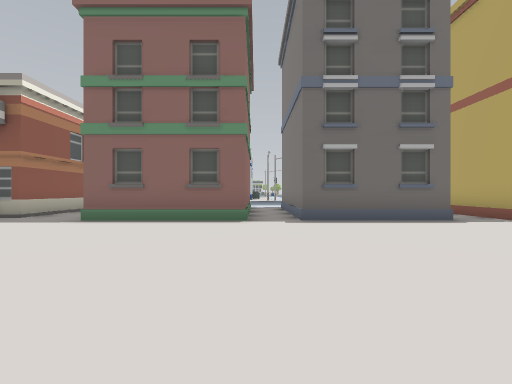
view 1 (above)

17 first-person views from a walk through a Unity game level. The camera is 1.2 m above the floor, looks level and sees 90° across. The floor is counted in squares, 2 m on a side. Each view is taken from the middle of a square. On the plan, view 1 faces up. The plan holds only what a view shows up to about 9 squares ahead; the rest is blank. The place goes on beyond the plan.

view 2
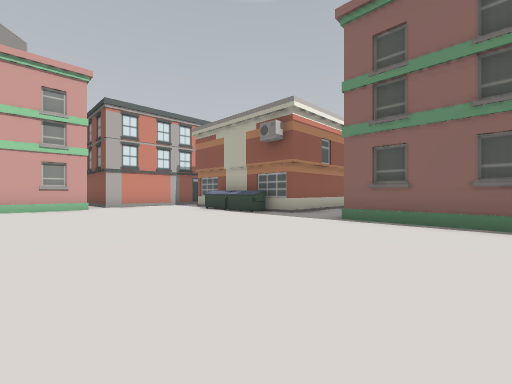

view 3
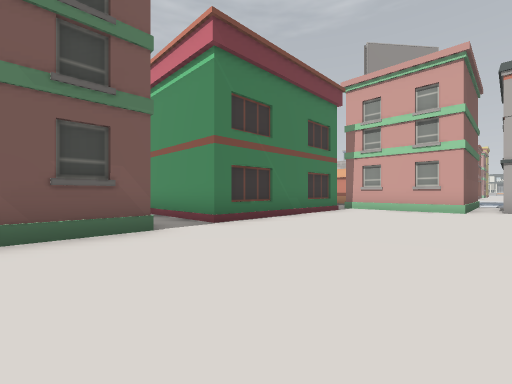

view 4
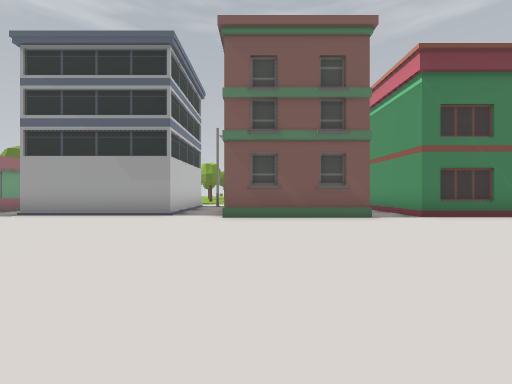

view 5
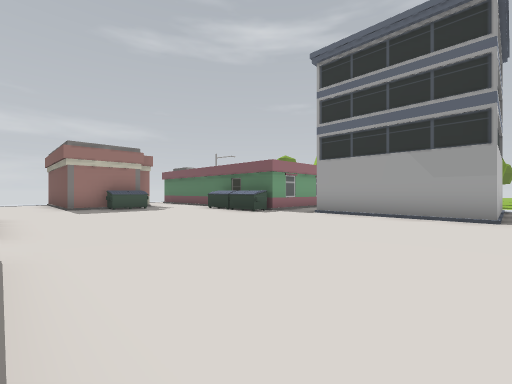

view 6
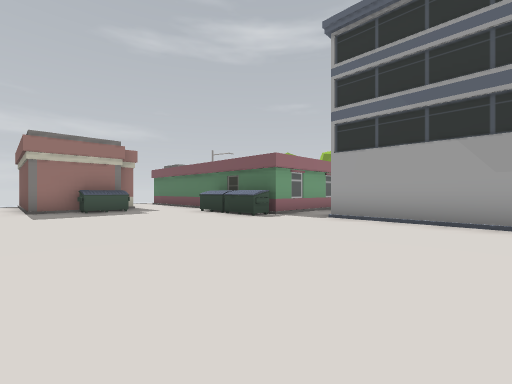

view 7
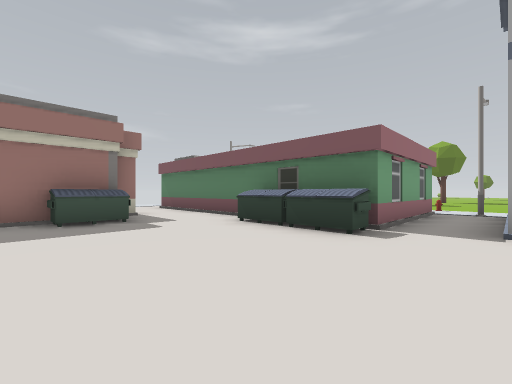

view 8
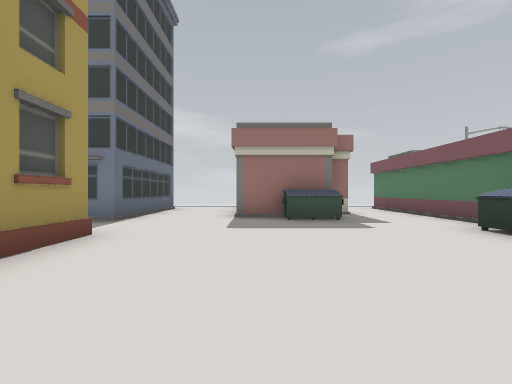

view 9
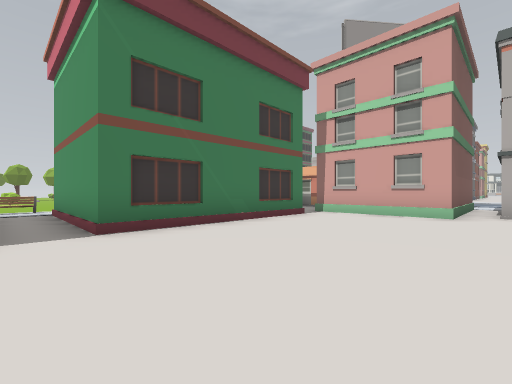

view 10
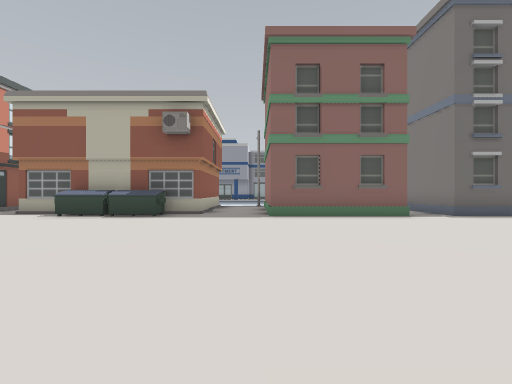

view 11
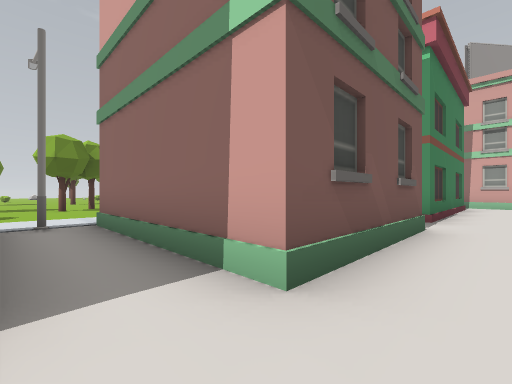

view 12
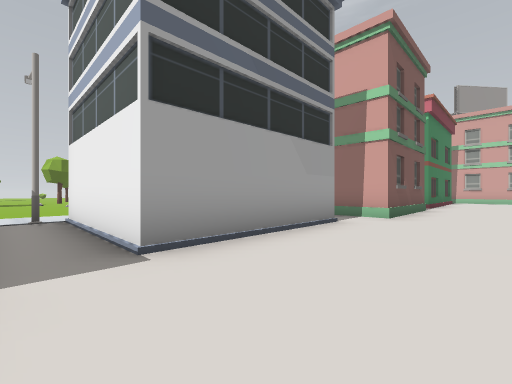

view 13
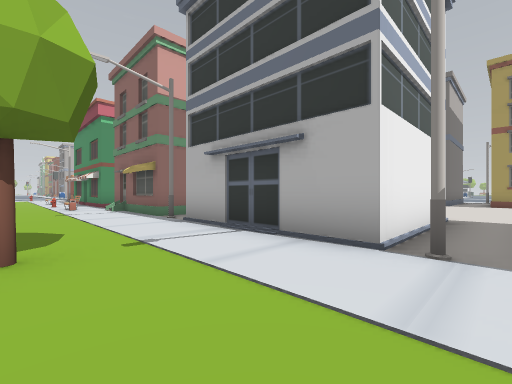

view 14
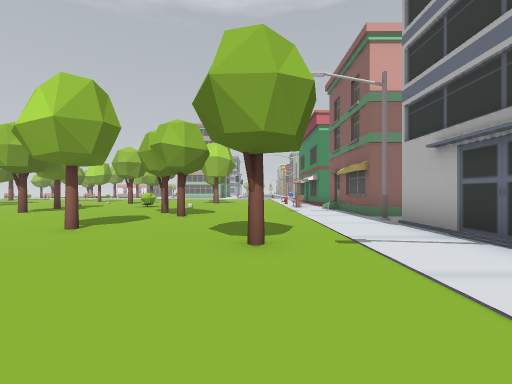

view 15
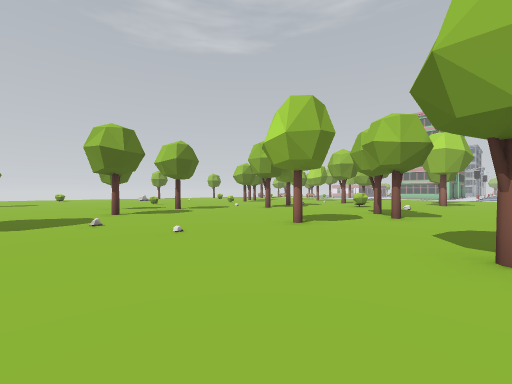

view 16
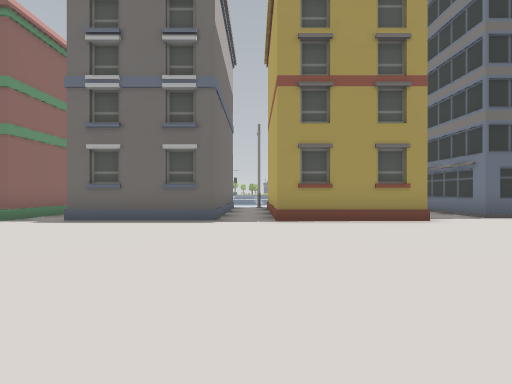

view 17
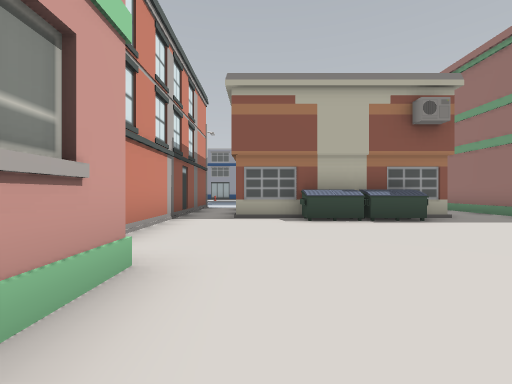

### Floor plan
Key: @ floor where view 1 was taken; # wall or solid block; . floor; / step, stairs or slope; B building; U dumpster; S streetlight; E bench; T tree; O other object.
Columns run from 11 left of view 1 to 14 right of it. Each row starts with its distance up from view 1.
  9            /#  #.
  8      #..   /#  #.        B
  7      #..   /#  #.#       B
  6 .B#UUB..###/####.###..####
  5 ..........................
  4 ..........................
  3 ......................####
  2 #.....................U
  1 B.....................UB
  0 #..........@..............
 -1 ##.##...##B.......UUU.....
 -2       #.   ..###B.#
 -3       #.   ..  ##.#
 -4       #.   ..   #.#
 -5      B#E###.S####SB
 -6        O
 -7       ............O
 -8       ........T....
 -9       ............
-10       .....T......
-11         ..T..T....
-12         ..........
-13         ..........
-14         ..........
-15         T.T....T..
-16         ..  .T....
-17              .....
-18               T...
-19                ...
-20                 ..

Where each view was taken, in squares from view 1:
view 1: 0 up, 0 right, facing up
view 2: 0 up, 1 left, facing up-left
view 3: 3 up, 2 left, facing down-left
view 4: 5 up, 1 left, facing down
view 5: 5 up, 1 right, facing down-right
view 6: 4 up, 2 right, facing down-right
view 7: 3 up, 5 right, facing down-right
view 8: 3 up, 5 right, facing right
view 9: 3 up, 4 left, facing down-left
view 10: 1 down, 4 left, facing up
view 11: 0 up, 1 right, facing down-left
view 12: 1 up, 6 right, facing down-left
view 13: 8 down, 6 right, facing up-left
view 14: 8 down, 6 right, facing left
view 15: 8 down, 6 right, facing down-left
view 16: 0 up, 5 right, facing up
view 17: 0 up, 10 left, facing up
